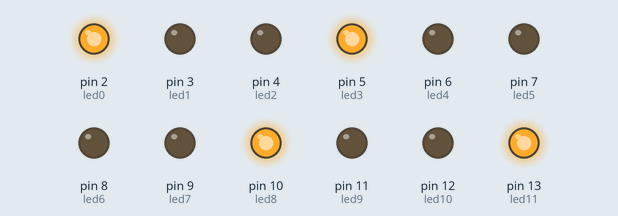
A sketch run on a simulated Arduino Uno, built with avr-gcc and run on an emulated ATmega328P. On the bench: output pins drawn as LEDs (lit = HIGH).

Above: at 0.1 s.
At 5.1 s:
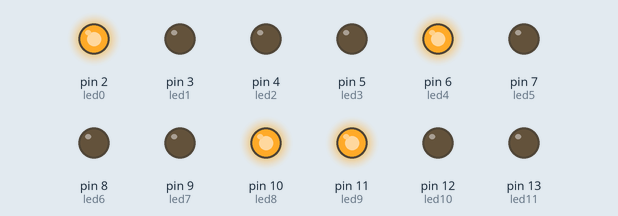
At 9.1 s:
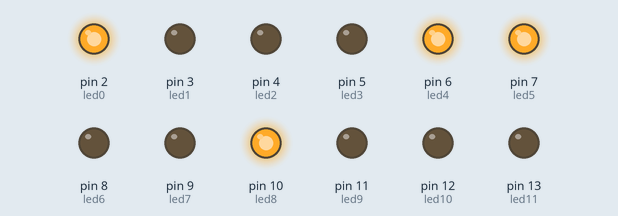
At 19.1 s:
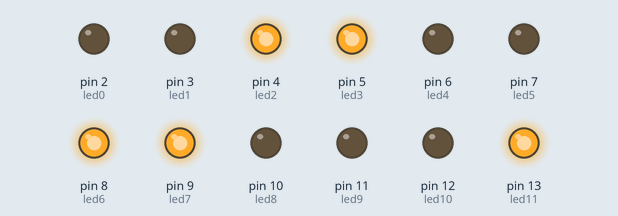
At 25.1 s:
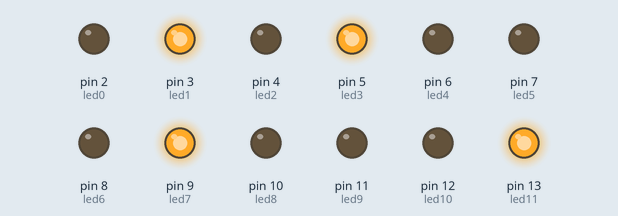
At 33.1 s:
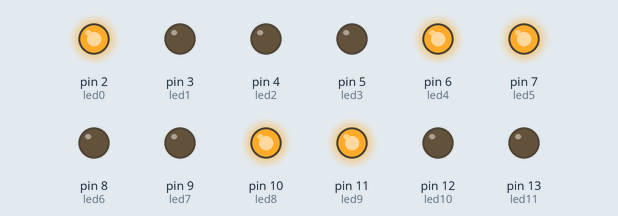
Timing chart, 0 to 40.0 s (numbered marks = the images above):
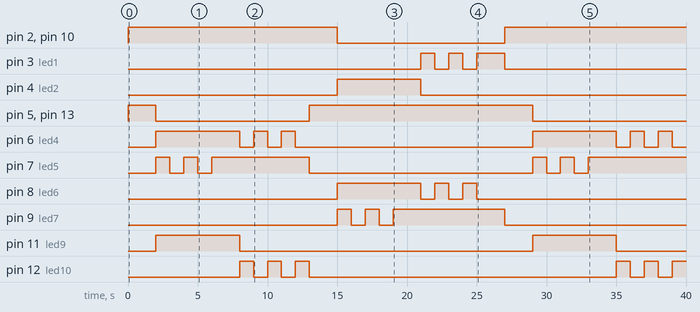

The sketch:

Cru_lla_de_sem_fors.ino
```cpp
/**********************************************************************************
**                                                                               **
**                              Array de 8 LEDs                                  **
**                                                                               **
**                              Mohamed Oughssay                                 **
**********************************************************************************/

//********** Includes *************************************************************

//********** Variables ************************************************************
const byte led0 = 2;          // donar nom al pin 5 de l’Arduino
const byte led1 = 3;          // donar nom al pin 5 de l’Arduino
const byte led2= 4;          // donar nom al pin 5 de l’Arduino
const byte led3 = 5;          // donar nom al pin 5 de l’Arduino
const byte led4 = 6;          // donar nom al pin 5 de l’Arduino
const byte led5 = 7;          // donar nom al pin 6 de l’Arduino
const byte led6 = 8;          // donar nom al pin 7 de l’Arduino
const byte led7 = 9;          // donar nom al pin 8 de l’Arduino
const byte led8 = 10;          // donar nom al pin 9 de l’Arduino
const byte led9 = 11;         // donar nom al pin 10 de l’Arduino
const byte led10 = 12;         // donar nom al pin 11 de l’Arduino
const byte led11 = 13;         // donar nom al pin 12 de l’Arduino

//********** Setup ****************************************************************
void setup()
{
  pinMode(led0, OUTPUT);     // definir el pin 5 com una sortida
  pinMode(led1, OUTPUT);     // definir el pin 6 com una sortida
  pinMode(led2, OUTPUT);     // definir el pin 7 com una sortida
  pinMode(led3, OUTPUT);     // definir el pin 8 com una sortida
  pinMode(led4, OUTPUT);     // definir el pin 9 com una sortida
  pinMode(led5, OUTPUT);     // definir el pin 10 com una sortida
  pinMode(led6, OUTPUT);     // definir el pin 11 com una sortida
  pinMode(led7, OUTPUT);     // definir el pin 12 com una sortida
  pinMode(led8, OUTPUT);     // definir el pin 12 com una sortida
  pinMode(led9, OUTPUT);     // definir el pin 12 com una sortida
  pinMode(led10, OUTPUT);     // definir el pin 12 com una sortida
  pinMode(led11, OUTPUT);     // definir el pin 12 com una sortida
}

//********** Loop *****************************************************************
void loop()
{
  digitalWrite(led0, HIGH);    // posar a 5V el pin 5
  digitalWrite(led1, LOW);    // posar a 5V el pin 6
  digitalWrite(led2, LOW);    // posar a 5V el pin 7
  digitalWrite(led3, HIGH);    // posar a 5V el pin 8
  digitalWrite(led4, LOW);    // posar a 5V el pin 9
  digitalWrite(led5, LOW);    // posar a 5V el pin 10
  digitalWrite(led6, LOW);    // posar a 5V el pin 11
  digitalWrite(led7, LOW);    // posar a 5V el pin 12
  digitalWrite(led8, HIGH);    // posar a 5V el pin 12
  digitalWrite(led9, LOW);    // posar a 5V el pin 12
  digitalWrite(led10, LOW);    // posar a 5V el pin 12
  digitalWrite(led11, HIGH);    // posar a 5V el pin 12


  delay(2000);                  // es queden leds 500ms encesos

  digitalWrite(led0, HIGH);    // posar a 5V el pin 5
  digitalWrite(led1, LOW);    // posar a 5V el pin 6
  digitalWrite(led2, LOW);    // posar a 5V el pin 7
  digitalWrite(led3, LOW);    // posar a 5V el pin 8
  digitalWrite(led4, HIGH);    // posar a 5V el pin 9
  digitalWrite(led5, HIGH);    // posar a 5V el pin 10
  digitalWrite(led6, LOW);    // posar a 5V el pin 11
  digitalWrite(led7, LOW);    // posar a 5V el pin 12
  digitalWrite(led8, HIGH);    // posar a 5V el pin 12
  digitalWrite(led9, HIGH);    // posar a 5V el pin 12
  digitalWrite(led10, LOW);    // posar a 5V el pin 12
  digitalWrite(led11, LOW);    // posar a 5V el pin 12


  delay(1000);                  // es queden leds 500ms encesos

  digitalWrite(led0, HIGH);    // posar a 5V el pin 5
  digitalWrite(led1, LOW);    // posar a 5V el pin 6
  digitalWrite(led2, LOW);    // posar a 5V el pin 7
  digitalWrite(led3, LOW);    // posar a 5V el pin 8
  digitalWrite(led4, HIGH);    // posar a 5V el pin 9
  digitalWrite(led5, LOW);    // posar a 5V el pin 10
  digitalWrite(led6, LOW);    // posar a 5V el pin 11
  digitalWrite(led7, LOW);    // posar a 5V el pin 12
  digitalWrite(led8, HIGH);    // posar a 5V el pin 12
  digitalWrite(led9, HIGH);    // posar a 5V el pin 12
  digitalWrite(led10, LOW);    // posar a 5V el pin 12
  digitalWrite(led11, LOW);    // posar a 5V el pin 12


  delay(1000);                  // es queden leds 500ms encesos

  digitalWrite(led0, HIGH);    // posar a 5V el pin 5
  digitalWrite(led1, LOW);    // posar a 5V el pin 6
  digitalWrite(led2, LOW);    // posar a 5V el pin 7
  digitalWrite(led3, LOW);    // posar a 5V el pin 8
  digitalWrite(led4, HIGH);    // posar a 5V el pin 9
  digitalWrite(led5, HIGH);    // posar a 5V el pin 10
  digitalWrite(led6, LOW);    // posar a 5V el pin 11
  digitalWrite(led7, LOW);    // posar a 5V el pin 12
  digitalWrite(led8, HIGH);    // posar a 5V el pin 12
  digitalWrite(led9, HIGH);    // posar a 5V el pin 12
  digitalWrite(led10, LOW);    // posar a 5V el pin 12
  digitalWrite(led11, LOW);    // posar a 5V el pin 12


  delay(1000);                  // es queden leds 500ms encesos

  digitalWrite(led0, HIGH);    // posar a 5V el pin 5
  digitalWrite(led1, LOW);    // posar a 5V el pin 6
  digitalWrite(led2, LOW);    // posar a 5V el pin 7
  digitalWrite(led3, LOW);    // posar a 5V el pin 8
  digitalWrite(led4, HIGH);    // posar a 5V el pin 9
  digitalWrite(led5, LOW);    // posar a 5V el pin 10
  digitalWrite(led6, LOW);    // posar a 5V el pin 11
  digitalWrite(led7, LOW);    // posar a 5V el pin 12
  digitalWrite(led8, HIGH);    // posar a 5V el pin 12
  digitalWrite(led9, HIGH);    // posar a 5V el pin 12
  digitalWrite(led10, LOW);    // posar a 5V el pin 12
  digitalWrite(led11, LOW);    // posar a 5V el pin 12


  delay(1000);                  // es queden leds 500ms encesos

  digitalWrite(led0, HIGH);    // posar a 5V el pin 5
  digitalWrite(led1, LOW);    // posar a 5V el pin 6
  digitalWrite(led2, LOW);    // posar a 5V el pin 7
  digitalWrite(led3, LOW);    // posar a 5V el pin 8
  digitalWrite(led4, HIGH);    // posar a 5V el pin 9
  digitalWrite(led5, HIGH);    // posar a 5V el pin 10
  digitalWrite(led6, LOW);    // posar a 5V el pin 11
  digitalWrite(led7, LOW);    // posar a 5V el pin 12
  digitalWrite(led8, HIGH);    // posar a 5V el pin 12
  digitalWrite(led9, HIGH);    // posar a 5V el pin 12
  digitalWrite(led10, LOW);    // posar a 5V el pin 12
  digitalWrite(led11, LOW);    // posar a 5V el pin 12


  delay(2000);                  // es queden leds 500ms encesos

  digitalWrite(led0, HIGH);    // posar a 5V el pin 5
  digitalWrite(led1, LOW);    // posar a 5V el pin 6
  digitalWrite(led2, LOW);    // posar a 5V el pin 7
  digitalWrite(led3, LOW);    // posar a 5V el pin 8
  digitalWrite(led4, LOW);    // posar a 5V el pin 9
  digitalWrite(led5, HIGH);    // posar a 5V el pin 10
  digitalWrite(led6, LOW);    // posar a 5V el pin 11
  digitalWrite(led7, LOW);    // posar a 5V el pin 12
  digitalWrite(led8, HIGH);    // posar a 5V el pin 12
  digitalWrite(led9, LOW);    // posar a 5V el pin 12
  digitalWrite(led10, HIGH);    // posar a 5V el pin 12
  digitalWrite(led11, LOW);    // posar a 5V el pin 12


  delay(1000);                  // es queden leds 500ms encesos

  digitalWrite(led0, HIGH);    // posar a 5V el pin 5
  digitalWrite(led1, LOW);    // posar a 5V el pin 6
  digitalWrite(led2, LOW);    // posar a 5V el pin 7
  digitalWrite(led3, LOW);    // posar a 5V el pin 8
  digitalWrite(led4, HIGH);    // posar a 5V el pin 9
  digitalWrite(led5, HIGH);    // posar a 5V el pin 10
  digitalWrite(led6, LOW);    // posar a 5V el pin 11
  digitalWrite(led7, LOW);    // posar a 5V el pin 12
  digitalWrite(led8, HIGH);    // posar a 5V el pin 12
  digitalWrite(led9, LOW);    // posar a 5V el pin 12
  digitalWrite(led10, LOW);    // posar a 5V el pin 12
  digitalWrite(led11, LOW);    // posar a 5V el pin 12


  delay(1000);                  // es queden leds 500ms encesos

  digitalWrite(led0, HIGH);    // posar a 5V el pin 5
  digitalWrite(led1, LOW);    // posar a 5V el pin 6
  digitalWrite(led2, LOW);    // posar a 5V el pin 7
  digitalWrite(led3, LOW);    // posar a 5V el pin 8
  digitalWrite(led4, LOW);    // posar a 5V el pin 9
  digitalWrite(led5, HIGH);    // posar a 5V el pin 10
  digitalWrite(led6, LOW);    // posar a 5V el pin 11
  digitalWrite(led7, LOW);    // posar a 5V el pin 12
  digitalWrite(led8, HIGH);    // posar a 5V el pin 12
  digitalWrite(led9, LOW);    // posar a 5V el pin 12
  digitalWrite(led10, HIGH);    // posar a 5V el pin 12
  digitalWrite(led11, LOW);    // posar a 5V el pin 12


  delay(1000);                  // es queden leds 500ms encesos

  digitalWrite(led0, HIGH);    // posar a 5V el pin 5
  digitalWrite(led1, LOW);    // posar a 5V el pin 6
  digitalWrite(led2, LOW);    // posar a 5V el pin 7
  digitalWrite(led3, LOW);    // posar a 5V el pin 8
  digitalWrite(led4, HIGH);    // posar a 5V el pin 9
  digitalWrite(led5, HIGH);    // posar a 5V el pin 10
  digitalWrite(led6, LOW);    // posar a 5V el pin 11
  digitalWrite(led7, LOW);    // posar a 5V el pin 12
  digitalWrite(led8, HIGH);    // posar a 5V el pin 12
  digitalWrite(led9, LOW);    // posar a 5V el pin 12
  digitalWrite(led10, LOW);    // posar a 5V el pin 12
  digitalWrite(led11, LOW);    // posar a 5V el pin 12


  delay(1000);                  // es queden leds 500ms encesos

  digitalWrite(led0, HIGH);    // posar a 5V el pin 5
  digitalWrite(led1, LOW);    // posar a 5V el pin 6
  digitalWrite(led2, LOW);    // posar a 5V el pin 7
  digitalWrite(led3, LOW);    // posar a 5V el pin 8
  digitalWrite(led4, LOW);    // posar a 5V el pin 9
  digitalWrite(led5, HIGH);    // posar a 5V el pin 10
  digitalWrite(led6, LOW);    // posar a 5V el pin 11
  digitalWrite(led7, LOW);    // posar a 5V el pin 12
  digitalWrite(led8, HIGH);    // posar a 5V el pin 12
  digitalWrite(led9, LOW);    // posar a 5V el pin 12
  digitalWrite(led10, HIGH);    // posar a 5V el pin 12
  digitalWrite(led11, LOW);    // posar a 5V el pin 12


  delay(1000);                  // es queden leds 500ms encesos

    digitalWrite(led0, HIGH);    // posar a 5V el pin 5
  digitalWrite(led1, LOW);    // posar a 5V el pin 6
  digitalWrite(led2, LOW);    // posar a 5V el pin 7
  digitalWrite(led3, HIGH);    // posar a 5V el pin 8
  digitalWrite(led4, LOW);    // posar a 5V el pin 9
  digitalWrite(led5, LOW);    // posar a 5V el pin 10
  digitalWrite(led6, LOW);    // posar a 5V el pin 11
  digitalWrite(led7, LOW);    // posar a 5V el pin 12
  digitalWrite(led8, HIGH);    // posar a 5V el pin 12
  digitalWrite(led9, LOW);    // posar a 5V el pin 12
  digitalWrite(led10, LOW);    // posar a 5V el pin 12
  digitalWrite(led11, HIGH);    // posar a 5V el pin 12


  delay(2000);                  // es queden leds 500ms encesos

  digitalWrite(led0, LOW);    // posar a 5V el pin 5
  digitalWrite(led1, LOW);    // posar a 5V el pin 6
  digitalWrite(led2, HIGH);    // posar a 5V el pin 7
  digitalWrite(led3, HIGH);    // posar a 5V el pin 8
  digitalWrite(led4, LOW);    // posar a 5V el pin 9
  digitalWrite(led5, LOW);    // posar a 5V el pin 10
  digitalWrite(led6, HIGH);    // posar a 5V el pin 11
  digitalWrite(led7, HIGH);    // posar a 5V el pin 12
  digitalWrite(led8, LOW);    // posar a 5V el pin 12
  digitalWrite(led9, LOW);    // posar a 5V el pin 12
  digitalWrite(led10, LOW);    // posar a 5V el pin 12
  digitalWrite(led11, HIGH);    // posar a 5V el pin 12


  delay(1000);                  // es queden leds 500ms encesos

  digitalWrite(led0, LOW);    // posar a 5V el pin 5
  digitalWrite(led1, LOW);    // posar a 5V el pin 6
  digitalWrite(led2, HIGH);    // posar a 5V el pin 7
  digitalWrite(led3, HIGH);    // posar a 5V el pin 8
  digitalWrite(led4, LOW);    // posar a 5V el pin 9
  digitalWrite(led5, LOW);    // posar a 5V el pin 10
  digitalWrite(led6, HIGH);    // posar a 5V el pin 11
  digitalWrite(led7, LOW);    // posar a 5V el pin 12
  digitalWrite(led8, LOW);    // posar a 5V el pin 12
  digitalWrite(led9, LOW);    // posar a 5V el pin 12
  digitalWrite(led10, LOW);    // posar a 5V el pin 12
  digitalWrite(led11, HIGH);    // posar a 5V el pin 12


  delay(1000);                  // es queden leds 500ms encesos

  digitalWrite(led0, LOW);    // posar a 5V el pin 5
  digitalWrite(led1, LOW);    // posar a 5V el pin 6
  digitalWrite(led2, HIGH);    // posar a 5V el pin 7
  digitalWrite(led3, HIGH);    // posar a 5V el pin 8
  digitalWrite(led4, LOW);    // posar a 5V el pin 9
  digitalWrite(led5, LOW);    // posar a 5V el pin 10
  digitalWrite(led6, HIGH);    // posar a 5V el pin 11
  digitalWrite(led7, HIGH);    // posar a 5V el pin 12
  digitalWrite(led8, LOW);    // posar a 5V el pin 12
  digitalWrite(led9, LOW);    // posar a 5V el pin 12
  digitalWrite(led10, LOW);    // posar a 5V el pin 12
  digitalWrite(led11, HIGH);    // posar a 5V el pin 12


  delay(1000);                  // es queden leds 500ms encesos

  digitalWrite(led0, LOW);    // posar a 5V el pin 5
  digitalWrite(led1, LOW);    // posar a 5V el pin 6
  digitalWrite(led2, HIGH);    // posar a 5V el pin 7
  digitalWrite(led3, HIGH);    // posar a 5V el pin 8
  digitalWrite(led4, LOW);    // posar a 5V el pin 9
  digitalWrite(led5, LOW);    // posar a 5V el pin 10
  digitalWrite(led6, HIGH);    // posar a 5V el pin 11
  digitalWrite(led7, LOW);    // posar a 5V el pin 12
  digitalWrite(led8, LOW);    // posar a 5V el pin 12
  digitalWrite(led9, LOW);    // posar a 5V el pin 12
  digitalWrite(led10, LOW);    // posar a 5V el pin 12
  digitalWrite(led11, HIGH);    // posar a 5V el pin 12


  delay(1000);                  // es queden leds 500ms encesos

  digitalWrite(led0, LOW);    // posar a 5V el pin 5
  digitalWrite(led1, LOW);    // posar a 5V el pin 6
  digitalWrite(led2, HIGH);    // posar a 5V el pin 7
  digitalWrite(led3, HIGH);    // posar a 5V el pin 8
  digitalWrite(led4, LOW);    // posar a 5V el pin 9
  digitalWrite(led5, LOW);    // posar a 5V el pin 10
  digitalWrite(led6, HIGH);    // posar a 5V el pin 11
  digitalWrite(led7, HIGH);    // posar a 5V el pin 12
  digitalWrite(led8, LOW);    // posar a 5V el pin 12
  digitalWrite(led9, LOW);    // posar a 5V el pin 12
  digitalWrite(led10, LOW);    // posar a 5V el pin 12
  digitalWrite(led11, HIGH);    // posar a 5V el pin 12


  delay(2000);                  // es queden leds 500ms encesos

  digitalWrite(led0, LOW);    // posar a 5V el pin 5
  digitalWrite(led1, HIGH);    // posar a 5V el pin 6
  digitalWrite(led2, LOW);    // posar a 5V el pin 7
  digitalWrite(led3, HIGH);    // posar a 5V el pin 8
  digitalWrite(led4, LOW);    // posar a 5V el pin 9
  digitalWrite(led5, LOW);    // posar a 5V el pin 10
  digitalWrite(led6, LOW);    // posar a 5V el pin 11
  digitalWrite(led7, HIGH);    // posar a 5V el pin 12
  digitalWrite(led8, LOW);    // posar a 5V el pin 12
  digitalWrite(led9, LOW);    // posar a 5V el pin 12
  digitalWrite(led10, LOW);    // posar a 5V el pin 12
  digitalWrite(led11, HIGH);    // posar a 5V el pin 12


  delay(1000);                  // es queden leds 500ms encesos

  digitalWrite(led0, LOW);    // posar a 5V el pin 5
  digitalWrite(led1, LOW);    // posar a 5V el pin 6
  digitalWrite(led2, LOW);    // posar a 5V el pin 7
  digitalWrite(led3, HIGH);    // posar a 5V el pin 8
  digitalWrite(led4, LOW);    // posar a 5V el pin 9
  digitalWrite(led5, LOW);    // posar a 5V el pin 10
  digitalWrite(led6, HIGH);    // posar a 5V el pin 11
  digitalWrite(led7, HIGH);    // posar a 5V el pin 12
  digitalWrite(led8, LOW);    // posar a 5V el pin 12
  digitalWrite(led9, LOW);    // posar a 5V el pin 12
  digitalWrite(led10, LOW);    // posar a 5V el pin 12
  digitalWrite(led11, HIGH);    // posar a 5V el pin 12


  delay(1000);                  // es queden leds 500ms encesos

  digitalWrite(led0, LOW);    // posar a 5V el pin 5
  digitalWrite(led1, HIGH);    // posar a 5V el pin 6
  digitalWrite(led2, LOW);    // posar a 5V el pin 7
  digitalWrite(led3, HIGH);    // posar a 5V el pin 8
  digitalWrite(led4, LOW);    // posar a 5V el pin 9
  digitalWrite(led5, LOW);    // posar a 5V el pin 10
  digitalWrite(led6, LOW);    // posar a 5V el pin 11
  digitalWrite(led7, HIGH);    // posar a 5V el pin 12
  digitalWrite(led8, LOW);    // posar a 5V el pin 12
  digitalWrite(led9, LOW);    // posar a 5V el pin 12
  digitalWrite(led10, LOW);    // posar a 5V el pin 12
  digitalWrite(led11, HIGH);    // posar a 5V el pin 12


  delay(1000);                  // es queden leds 500ms encesos

  digitalWrite(led0, LOW);    // posar a 5V el pin 5
  digitalWrite(led1, LOW);    // posar a 5V el pin 6
  digitalWrite(led2, LOW);    // posar a 5V el pin 7
  digitalWrite(led3, HIGH);    // posar a 5V el pin 8
  digitalWrite(led4, LOW);    // posar a 5V el pin 9
  digitalWrite(led5, LOW);    // posar a 5V el pin 10
  digitalWrite(led6, HIGH);    // posar a 5V el pin 11
  digitalWrite(led7, HIGH);    // posar a 5V el pin 12
  digitalWrite(led8, LOW);    // posar a 5V el pin 12
  digitalWrite(led9, LOW);    // posar a 5V el pin 12
  digitalWrite(led10, LOW);    // posar a 5V el pin 12
  digitalWrite(led11, HIGH);    // posar a 5V el pin 12


  delay(1000);                  // es queden leds 500ms encesos.

  digitalWrite(led0, LOW);    // posar a 5V el pin 5
  digitalWrite(led1, HIGH);    // posar a 5V el pin 6
  digitalWrite(led2, LOW);    // posar a 5V el pin 7
  digitalWrite(led3, HIGH);    // posar a 5V el pin 8
  digitalWrite(led4, LOW);    // posar a 5V el pin 9
  digitalWrite(led5, LOW);    // posar a 5V el pin 10
  digitalWrite(led6, LOW);    // posar a 5V el pin 11
  digitalWrite(led7, HIGH);    // posar a 5V el pin 12
  digitalWrite(led8, LOW);    // posar a 5V el pin 12
  digitalWrite(led9, LOW);    // posar a 5V el pin 12
  digitalWrite(led10, LOW);    // posar a 5V el pin 12
  digitalWrite(led11, HIGH);    // posar a 5V el pin 12


  delay(2000);                  // es queden leds 500ms encesos

}

//********** Funcions *************************************************************
```

Measured:
- by itself, pin 2 (led0), pin 10 (led8): LOW → HIGH at 0.00 s, → LOW 15.0 s later, → HIGH 12.0 s later
- by itself, pin 3 (led1): goes HIGH 1.0 s, LOW 1.0 s, HIGH 1.0 s, LOW 1.0 s, HIGH 2.0 s, then LOW
- by itself, pin 4 (led2): LOW → HIGH at 15.0 s, → LOW 6.0 s later
- by itself, pin 5 (led3), pin 13 (led11): LOW → HIGH at 0.00 s, → LOW 2.0 s later, → HIGH 11.0 s later, → LOW 16.0 s later
- by itself, pin 6 (led4): LOW → HIGH at 2.0 s, → LOW 6.0 s later, → HIGH 1.0 s later, → LOW 1.0 s later, … (12 changes in this stretch)
- by itself, pin 7 (led5): LOW → HIGH at 2.0 s, → LOW 1.0 s later, → HIGH 1.0 s later, → LOW 1.0 s later, … (11 changes in this stretch)
- by itself, pin 8 (led6): LOW → HIGH at 15.0 s, → LOW 6.0 s later, → HIGH 1.0 s later, → LOW 1.0 s later, … (6 changes in this stretch)
- by itself, pin 9 (led7): goes HIGH 1.0 s, LOW 1.0 s, HIGH 1.0 s, LOW 1.0 s, HIGH 8.0 s, then LOW
